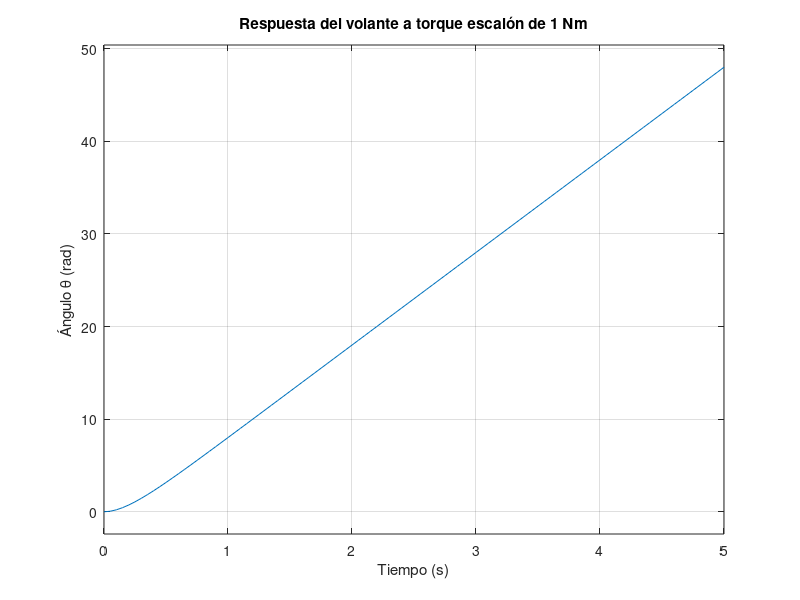

The MATLAB script that drew this image:
%% ================================================
%  PROYECTO: MPC VOLANTE HÁPTICO
%  Paso 2: Modelo del sistema en espacio de estados
%% ================================================
clear; clc;

%% --- PARÁMETROS FÍSICOS (estimados) ---
J = 0.02;       % Inercia rotacional total    [kg·m²]
b = 0.1;       % Fricción viscosa total      [N·m·s/rad]

% Cuando tengas el volante real, reemplaza estos valores
% con los identificados experimentalmente

%% --- ESPACIO DE ESTADOS CONTINUO ---
% Estado:   x = [theta; theta_punto]
% Entrada:  u = tau (torque del motor)
% Salida:   y = theta (ángulo medido por encoder)

A = [0,      1;
     0,   -b/J];

B = [0;
     1/J];

C = [1, 0];
D = 0;

sys_c = ss(A, B, C, D, ...
    'StateName',  {'Angulo (rad)', 'Velocidad (rad/s)'}, ...
    'InputName',  {'Torque (Nm)'}, ...
    'OutputName', {'Angulo (rad)'});

disp('=== MODELO CONTINUO (ESPACIO DE ESTADOS) ===')
sys_c

%% --- FUNCIÓN DE TRANSFERENCIA CONTINUA ---
% Partiendo de la ecuación dinámica del volante:
%
%     J*theta_2punto + b*theta_punto = tau
%
% Aplicando Laplace (condiciones iniciales nulas):
%
%     J*s^2*Theta(s) + b*s*Theta(s) = Tau(s)
%
% Función de transferencia Theta(s)/Tau(s):
%
%     G(s) = 1 / (J*s^2 + b*s)

fprintf('\n')
disp('=== DERIVACIÓN DE LA FUNCIÓN DE TRANSFERENCIA ===')
fprintf('Ecuación dinámica del volante:\n')
fprintf('    J*theta_2punto(t) + b*theta_punto(t) = tau(t)\n\n')
fprintf('Con J = %.4f kg·m^2 y b = %.4f N·m·s/rad:\n\n', J, b)
fprintf('Aplicando la Transformada de Laplace (C.I. = 0):\n')
fprintf('    (%.4f*s^2 + %.4f*s) * Theta(s) = Tau(s)\n\n', J, b)
fprintf('Función de transferencia G(s) = Theta(s) / Tau(s):\n\n')
fprintf('              1\n')
fprintf('    G(s) = -------------\n')
fprintf('           J*s^2 + b*s\n\n')
fprintf('Sustituyendo valores numéricos:\n\n')
fprintf('              1\n')
fprintf('    G(s) = -----------------\n')
fprintf('           %.4f*s^2 + %.4f*s\n\n', J, b)

% Numerador y denominador de la FT (a partir de J y b)
num = 1;
den = [J, b, 0];

sys_tf = tf(num, den, ...
    'InputName',  'Torque (Nm)', ...
    'OutputName', 'Angulo (rad)');

disp('=== MODELO CONTINUO (FUNCIÓN DE TRANSFERENCIA) ===')
sys_tf

% También obtenida directamente a partir del modelo en espacio de estados
% (debe coincidir con sys_tf, es solo una verificación cruzada)
sys_tf_check = tf(sys_c);
disp('=== VERIFICACIÓN: FT obtenida desde ss(sys_c) ===')
sys_tf_check

% --- Información detallada de la FT (polos, ceros, ganancia, DC gain) ---
[zeros_tf, poles_tf, k_tf] = zpkdata(sys_tf, 'v');

fprintf('\n')
disp('=== CARACTERÍSTICAS DE LA FUNCIÓN DE TRANSFERENCIA ===')
fprintf('Numerador:            [%s]\n', num2str(num))
fprintf('Denominador:          [%s]\n', num2str(den))
fprintf('Ganancia (k):         %.6f\n', k_tf)
if isempty(zeros_tf)
    fprintf('Ceros:                Ninguno\n')
else
    fprintf('Ceros:                %s\n', num2str(zeros_tf.'))
end
fprintf('Polos:                %s\n', num2str(poles_tf.'))
fprintf('Orden del sistema:    %d\n', length(poles_tf))
fprintf('Ganancia DC:          %.6f  (infinita si hay polo en s=0 -> tipo integrador)\n', dcgain(sys_tf))
fprintf('\n')
fprintf('Interpretación de los polos:\n')
fprintf('  - Polo en s = 0        -> integrador puro (el ángulo integra la velocidad)\n')
fprintf('  - Polo en s = -b/J = %.4f rad/s -> dinámica de primer orden en velocidad\n', -b/J)
fprintf('  - Constante de tiempo asociada: tau = J/b = %.4f s\n', J/b)

%% --- DISCRETIZACIÓN ---
Ts = 0.05;
sys_d = c2d(sys_c, Ts, 'zoh');

disp('=== MODELO DISCRETO (Ts = 0.05s) — ESPACIO DE ESTADOS ===')
sys_d

%% --- FUNCIÓN DE TRANSFERENCIA DISCRETA ---
sys_tf_d = c2d(sys_tf, Ts, 'zoh');

disp('=== MODELO DISCRETO — FUNCIÓN DE TRANSFERENCIA ===')
sys_tf_d

[zeros_tf_d, poles_tf_d, k_tf_d] = zpkdata(sys_tf_d, 'v');

fprintf('\n')
disp('=== CARACTERÍSTICAS DE LA FUNCIÓN DE TRANSFERENCIA DISCRETA ===')
fprintf('Periodo de muestreo (Ts): %.4f s\n', Ts)
fprintf('Ganancia (k):              %.6f\n', k_tf_d)
if isempty(zeros_tf_d)
    fprintf('Ceros:                     Ninguno\n')
else
    fprintf('Ceros:                     %s\n', num2str(zeros_tf_d.'))
end
fprintf('Polos:                     %s\n', num2str(poles_tf_d.'))
fprintf('\n')
fprintf('Interpretación de los polos discretos:\n')
fprintf('  - Polo en z = 1                 -> integrador puro discreto (arrastrado del polo continuo en s=0)\n')
fprintf('  - Polo en z = exp(-b/J * Ts) = %.6f -> dinámica de velocidad discretizada (ZOH)\n', exp(-b/J*Ts))

%% --- VERIFICACIÓN: Respuesta al escalón ---
figure;
step(sys_c, 5);
title('Respuesta del volante a torque escalón de 1 Nm');
xlabel('Tiempo (s)');
ylabel('Ángulo \theta (rad)');
grid on;
